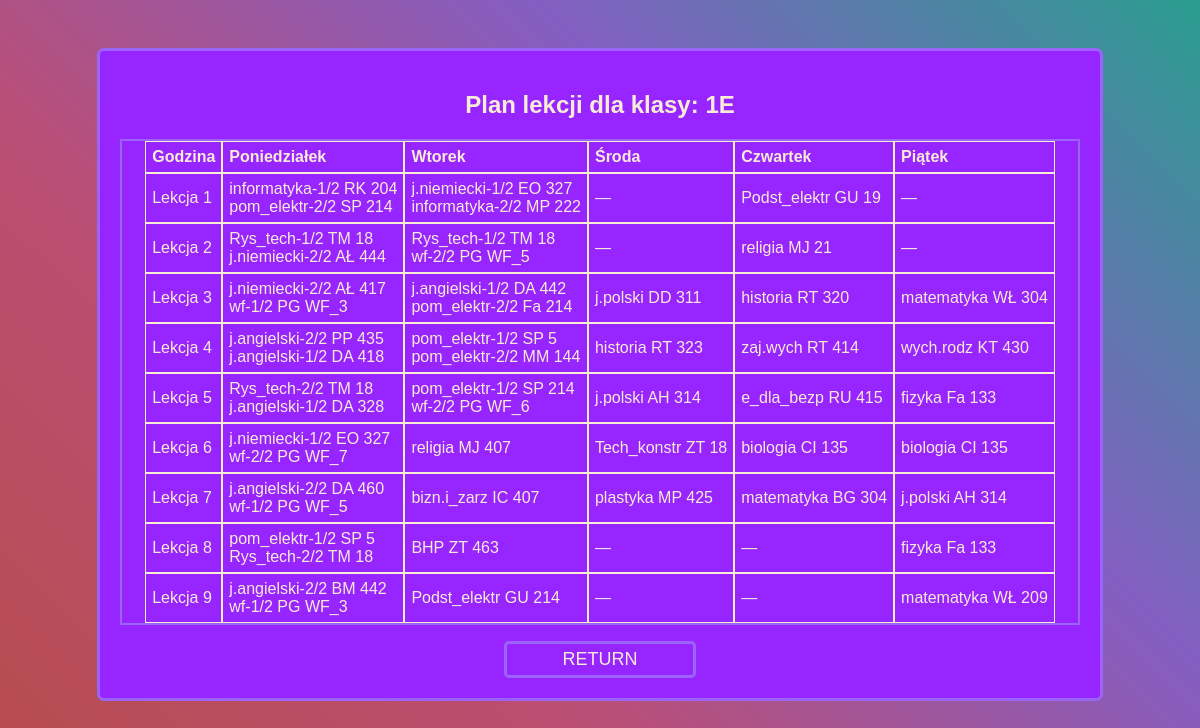
Page /classes/1E.php on the committed database.
### tables this page shows
CREATE TABLE `plan_lekcji` (
  `id` int(11) NOT NULL,
  `id_k` tinyint(4) DEFAULT NULL,
  `id_p` tinyint(4) DEFAULT NULL,
  `grupa` char(3) NOT NULL DEFAULT '1/1',
  `id_n` tinyint(4) DEFAULT NULL,
  `id_s` tinyint(4) DEFAULT NULL,
  `id_g` tinyint(4) DEFAULT NULL,
  `dzien` tinyint(4) DEFAULT NULL
);

### classes/1E.php (the view, shortened to what this page needs)
<?php
$class = '1E';
?>
<!DOCTYPE html>
<html lang="pl">
<head>
    <link rel="stylesheet" href="./CSS/admin-style.css">
</head>
<body class="background">
    <div class="menu-main">
        <?php
        $pdo = new PDO('mysql:host=localhost;dbname=plan_lekcji', 'root', '');
        $pdo->setAttribute(PDO::ATTR_ERRMODE, PDO::ERRMODE_EXCEPTION);
        $sql = "SELECT * FROM widok_plan_lekcji WHERE klasa = :class ORDER BY dzien, id_g";
        $stmt = $pdo->prepare($sql);
        $stmt->bindParam(':class', $class, PDO::PARAM_STR);
        $stmt->execute();
        $results = $stmt->fetchAll(PDO::FETCH_ASSOC);
        if ($results) {
            $schedule = [];
            foreach ($results as $row) {
                $schedule[$row['dzien']][$row['id_g']][] = [
                    'przedmiot' => $row['przedmiot'],
                    'grupa' => $row['grupa'],
                    'nauczyciele' => $row['nauczyciele'],
                    'sala' => $row['sala']
                ];
            }
            echo "<h2>Plan lekcji dla klasy: $class</h2>";
            echo "<table cellspacing='0>";
            echo "<tr class='column'><th class='rekord'>Godzina</th>";
            $daysOfWeek = ['Poniedziałek', 'Wtorek', 'Środa', 'Czwartek', 'Piątek'];
            foreach ($daysOfWeek as $day) {
                echo "<th class='rekord'>$day</th>";
            }
            for ($hour = 1; $hour <= 9; $hour++) {
                echo "<tr class='column'>";
                echo "<td class='rekord'>Lekcja $hour</td>";
                for ($day = 1; $day <= 5; $day++) {
                    echo "<td class='rekord'>";
                    if (!empty($schedule[$day][$hour])) {
                        foreach ($schedule[$day][$hour] as $lesson) {
                            if($lesson['grupa']=='1/1')
                            echo htmlspecialchars($lesson['przedmiot']) . " ";
                            else
                            echo htmlspecialchars($lesson['przedmiot']) . "-" . htmlspecialchars($lesson['grupa']) . " ";
                            echo htmlspecialchars($lesson['nauczyciele']) . " ";
                            echo htmlspecialchars($lesson['sala']) . "<br>";
                        }
                    } else {
                        echo "—";
                    }
                    echo "</td>";
                }
                echo "</tr>";
            }
            echo "</table>
            <form action='../index.php' method='post'>
                <input type='submit' name='submit' class='return' value='RETURN'>
            </form>";
        } else {
            echo "<p>Brak wyników для класса $class</p>";
        }
        ?>
    </div>
</body>
</html>

### CSS/admin-style.css (style rules this page uses)
body, html { display: flex; margin: 0; padding: 0; height: 100%; font-family: Arial, sans-serif; color: antiquewhite !important; overflow-x: hidden; }
.background { position: absolute; top: 0; left: 0; right: 0; bottom: 0; background: linear-gradient(45deg, #b64c4c, #bb4e74, #845ec2, #2a9d8f); background-size: cover; background-attachment: fixed; animation: gradientMove 5s infinite alternate; }
table { text-align: center; display: flex; justify-content: center; width: auto; color: antiquewhite; word-wrap: break-word; border: 2px solid #9c63f8; }
th, td { border: antiquewhite 1px solid; width: fit-content; text-align: left; padding: 6px; }
.menu-main { background-color: #9625ff; border: 3px solid #9c63f8; border-radius: 7px; text-align: center; flex-direction: row; margin: auto; width: 80%; padding: 20px; margin-top: 4%; }
.return { background-color: #9625ff; border: 3px solid #9c63f8; border-radius: 5px; text-align: center; min-width: 100px; color:antiquewhite; margin-top: 2vh; font-size: large; width: 20%; padding: 5px; }

### rows in the picture
plan_lekcji: przedmiot "informatyka", grupa "1/2", nauczyciele "RK", sala "204"
plan_lekcji: przedmiot "pom_elektr", grupa "2/2", nauczyciele "SP", sala "214"
plan_lekcji: przedmiot "informatyka", grupa "2/2", nauczyciele "MP", sala "222"
plan_lekcji: przedmiot "Podst_elektr", nauczyciele "GU", sala "19"
plan_lekcji: przedmiot "j.niemiecki", grupa "2/2", nauczyciele "AŁ", sala "444"
plan_lekcji: przedmiot "wf", grupa "2/2", nauczyciele "PG", sala "WF_5"
plan_lekcji: przedmiot "religia", nauczyciele "MJ", sala "21"
plan_lekcji: przedmiot "j.niemiecki", grupa "2/2", nauczyciele "AŁ", sala "417"
plan_lekcji: przedmiot "j.angielski", grupa "1/2", nauczyciele "DA", sala "442"
plan_lekcji: przedmiot "pom_elektr", grupa "2/2", nauczyciele "Fa", sala "214"
plan_lekcji: przedmiot "j.polski", nauczyciele "DD", sala "311"
plan_lekcji: przedmiot "historia", nauczyciele "RT", sala "320"
plan_lekcji: przedmiot "matematyka", nauczyciele "WŁ", sala "304"
plan_lekcji: przedmiot "j.angielski", grupa "2/2", nauczyciele "PP", sala "435"
plan_lekcji: przedmiot "j.angielski", grupa "1/2", nauczyciele "DA", sala "418"
plan_lekcji: przedmiot "pom_elektr", grupa "2/2", nauczyciele "MM", sala "144"
plan_lekcji: przedmiot "historia", nauczyciele "RT", sala "323"
plan_lekcji: przedmiot "zaj.wych", nauczyciele "RT", sala "414"
plan_lekcji: przedmiot "wych.rodz", nauczyciele "KT", sala "430"
plan_lekcji: przedmiot "j.angielski", grupa "1/2", nauczyciele "DA", sala "328"
plan_lekcji: przedmiot "pom_elektr", grupa "1/2", nauczyciele "SP", sala "214"
plan_lekcji: przedmiot "wf", grupa "2/2", nauczyciele "PG", sala "WF_6"
plan_lekcji: przedmiot "e_dla_bezp", nauczyciele "RU", sala "415"
plan_lekcji: przedmiot "wf", grupa "2/2", nauczyciele "PG", sala "WF_7"
plan_lekcji: przedmiot "religia", nauczyciele "MJ", sala "407"
plan_lekcji: przedmiot "Tech_konstr", nauczyciele "ZT", sala "18"
plan_lekcji: przedmiot "j.angielski", grupa "2/2", nauczyciele "DA", sala "460"
plan_lekcji: przedmiot "wf", grupa "1/2", nauczyciele "PG", sala "WF_5"
plan_lekcji: przedmiot "bizn.i_zarz", nauczyciele "IC", sala "407"
plan_lekcji: przedmiot "plastyka", nauczyciele "MP", sala "425"
plan_lekcji: przedmiot "matematyka", nauczyciele "BG", sala "304"
plan_lekcji: przedmiot "BHP", nauczyciele "ZT", sala "463"
plan_lekcji: przedmiot "j.angielski", grupa "2/2", nauczyciele "BM", sala "442"
plan_lekcji: przedmiot "Podst_elektr", nauczyciele "GU", sala "214"
plan_lekcji: przedmiot "matematyka", nauczyciele "WŁ", sala "209"

### other values in the picture
$class "1E"
$day "Poniedziałek"
$day "Wtorek"
$day "Środa"
$day "Czwartek"
$day "Piątek"
$lesson['przedmiot'] "j.niemiecki"
$lesson['grupa'] "1/2"
$lesson['nauczyciele'] "EO"
$lesson['sala'] "327"
$lesson['przedmiot'] "Rys_tech"
$lesson['nauczyciele'] "TM"
$lesson['sala'] "18"
$lesson['przedmiot'] "wf"
$lesson['nauczyciele'] "PG"
